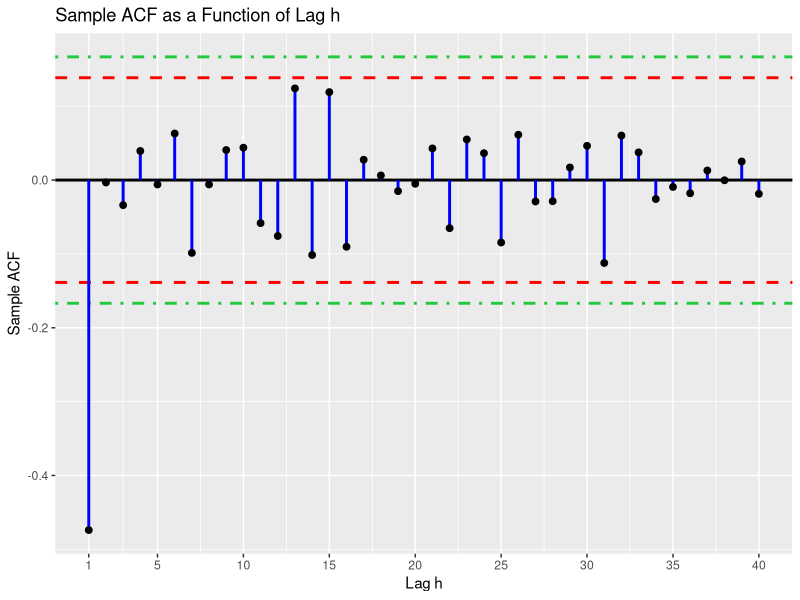
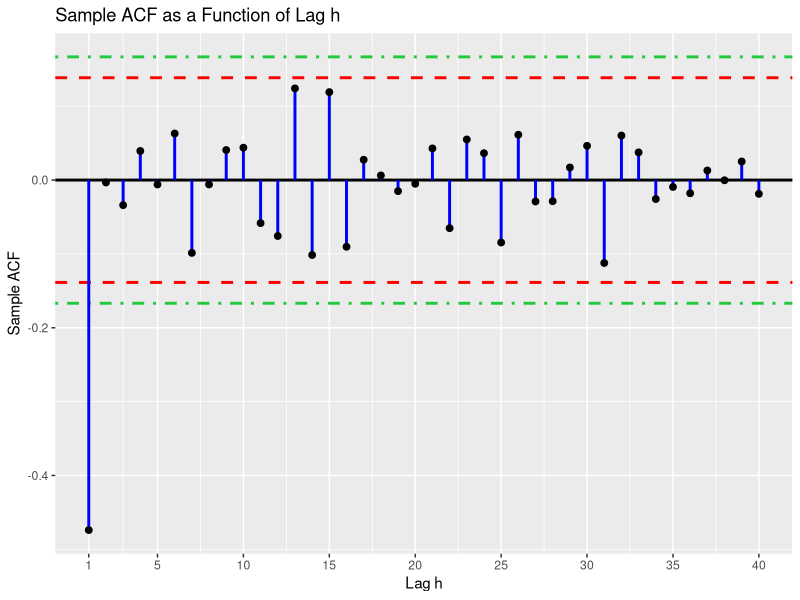

These figures' R source, in order:
set.seed(7)

# MA(1) process : X_t = Z_t - 0.8 Z_{t-1}
theta <- -0.8

n <- 200
burnin <- 100

sigma <- 1 # standard deviation of White Noise Z_t

x_full <- arima.sim(model = list(ma = theta), n = burnin + n, sd = sigma)

x <- tail(x_full, n) # last n values

# a user-defined function for sample auto-covariance function
gamma_hat <- function(s, h){
  n0 <- length(s)
  
  x_bar <- mean(s)
  
  a <- s[1:(n0 - abs(h))] - x_bar
  b <- s[(1 + abs(h)):n0] - x_bar
  
  c <- sum(a * b)
  
  return(c / n0)
}

# rho_hat, for lag 1, 2, ..., 40
rho_hats <- c()

for (i in 1:40) {
  rho_hats[i] <- gamma_hat(x, i) / gamma_hat(x, 0)
}

rho_hats[1]

any(abs(rho_hats[2:40]) > 1.96 / sqrt(n)) == TRUE


rho_1 <- theta / (1 + theta^2)

1 + 2 * rho_1^2

any(abs(rho_hats[2:40]) > (1.96 * sqrt(1 + 2 * rho_1^2)) / sqrt(n)) == TRUE


1 + 2 * rho_hats[1]^2

any(abs(rho_hats[2:40]) > (1.96 * sqrt(1 + 2 * rho_hats[1]^2)) / sqrt(n)) == TRUE


library(tidyverse)

df <- data.frame(h = 1:40, rho_hat = rho_hats)

df %>%
  ggplot(aes(x = h, y = rho_hat)) +
  geom_hline(yintercept = 0, 
             col = "black", linewidth = 1) +
  geom_hline(yintercept = -1.96 / sqrt(n), 
             col = "red", linewidth = 1, linetype = "dashed") +
  geom_hline(yintercept = 1.96 / sqrt(n), 
             col = "red", linewidth = 1, linetype = "dashed") +
  geom_hline(yintercept = -1.96 * sqrt(1 + 2 * rho_hats[1]^2) / sqrt(n), 
col = "#22C93C", linewidth = 1, linetype = "dotdash") +
  geom_hline(yintercept = 1.96 * sqrt(1 + 2 * rho_hats[1]^2) / sqrt(n), 
col = "#22C93C", linewidth = 1, linetype = "dotdash") +
  geom_segment(aes(x = h, xend = h, y = 0, yend = rho_hat), linewidth = 1, col = 'blue') +
  geom_point(shape = 20, stroke = 1.5) +
  scale_x_continuous(breaks = c(1, seq(5, 40, 5))) +
  labs(x = "Lag h", y = "Sample ACF", title = "Sample ACF as a Function of Lag h")

ggsave(path = "D:\\Users\\Documents\\Time_Series_Analysis\\figures",
       width = 10,
       height = 8,
       device='png',
       dpi=500,
       filename = "sample_ACF_of_MA_1.png",
       units = "in")
